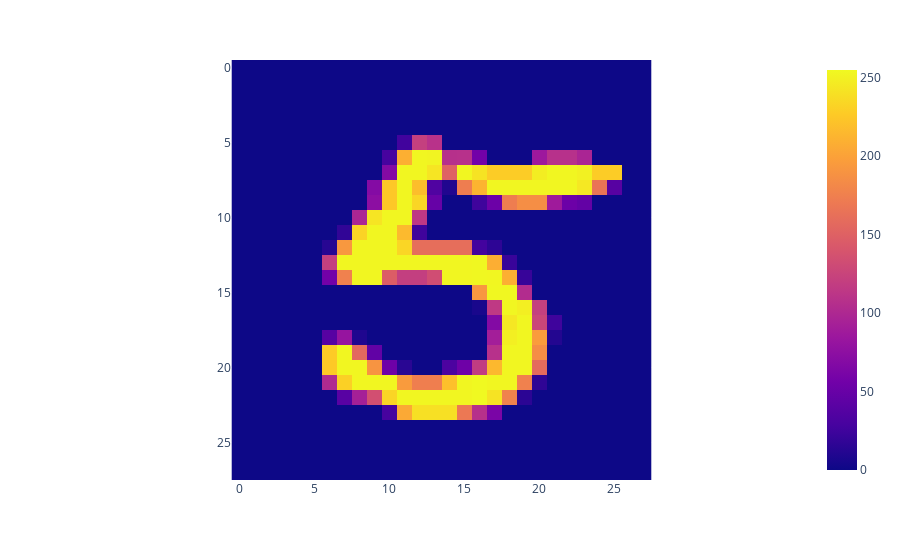
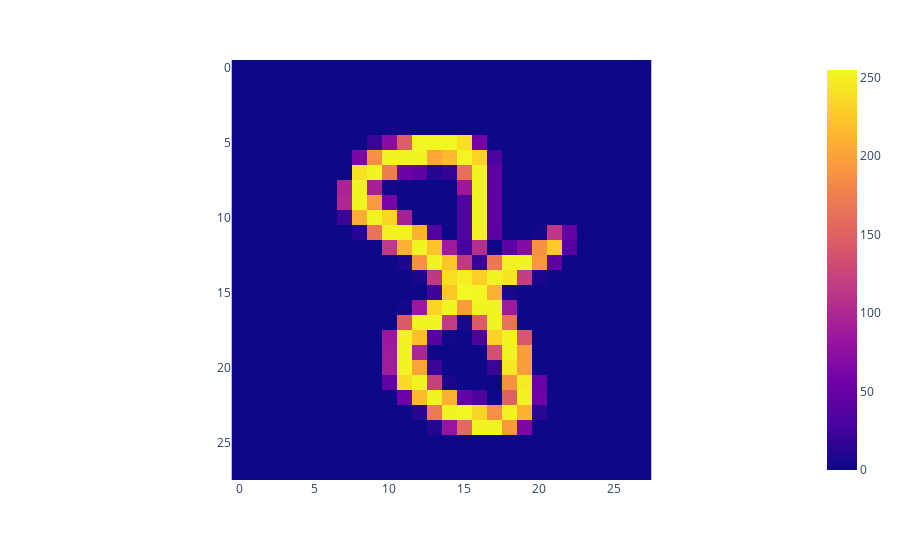
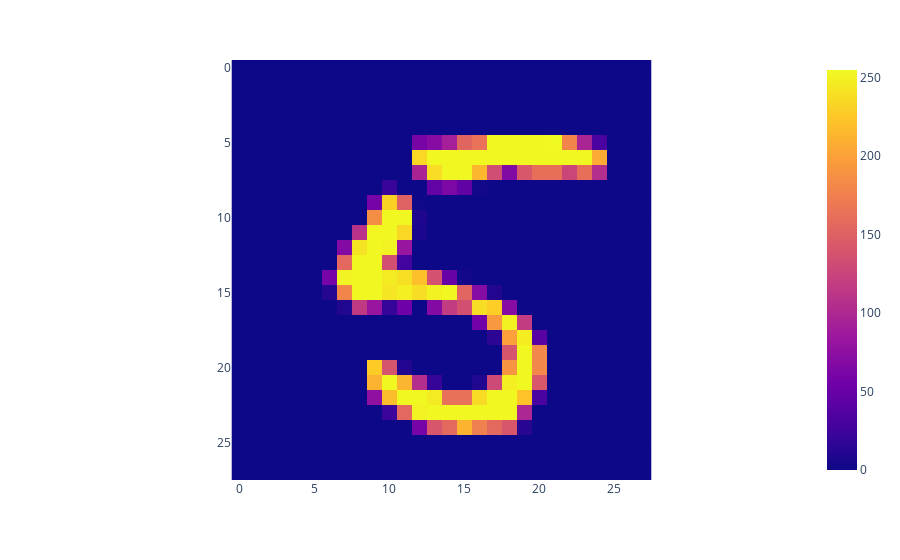
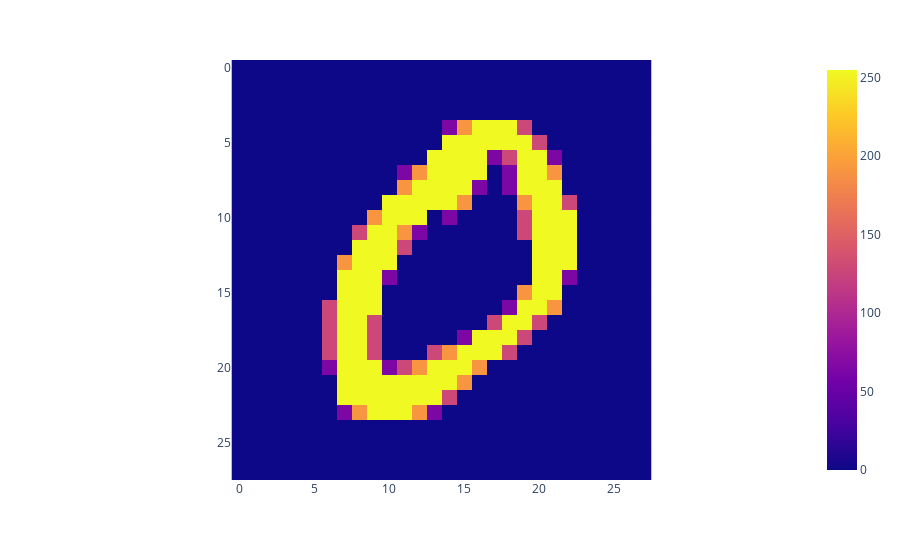

Notebook code cell kept with these figures, in order:
### Code cell
for i in range(10):
    px.imshow(X[i].reshape(28, 28)).show(height=60)

### Figure 1 — Plotly figure (JSON) as saved in the notebook; plotly's stock layout.template omitted (floating-point values rounded to 4 significant figures; data arrays with more than 128 entries replaced by an {"elided": "..."} marker saying what was removed)
{"data": [{"coloraxis": "coloraxis", "hovertemplate": "x: %{x}<br>y: %{y}<br>color: %{z}<extra></extra>", "name": "0", "type": "heatmap", "xaxis": "x", "yaxis": "y", "z": {"elided": "28x28 int values"}}], "layout": {"coloraxis": {"colorscale": [[0, "#0d0887"], [0.1111, "#46039f"], [0.2222, "#7201a8"], [0.3333, "#9c179e"], [0.4444, "#bd3786"], [0.5556, "#d8576b"], [0.6667, "#ed7953"], [0.7778, "#fb9f3a"], [0.8889, "#fdca26"], [1, "#f0f921"]]}, "margin": {"t": 60}, "xaxis": {"anchor": "y", "constrain": "domain", "domain": [0, 1], "scaleanchor": "y"}, "yaxis": {"anchor": "x", "autorange": "reversed", "constrain": "domain", "domain": [0, 1]}}}

### Figure 2 — Plotly figure (JSON) as saved in the notebook; plotly's stock layout.template omitted (floating-point values rounded to 4 significant figures; data arrays with more than 128 entries replaced by an {"elided": "..."} marker saying what was removed)
{"data": [{"coloraxis": "coloraxis", "hovertemplate": "x: %{x}<br>y: %{y}<br>color: %{z}<extra></extra>", "name": "0", "type": "heatmap", "xaxis": "x", "yaxis": "y", "z": {"elided": "28x28 int values"}}], "layout": {"coloraxis": {"colorscale": [[0, "#0d0887"], [0.1111, "#46039f"], [0.2222, "#7201a8"], [0.3333, "#9c179e"], [0.4444, "#bd3786"], [0.5556, "#d8576b"], [0.6667, "#ed7953"], [0.7778, "#fb9f3a"], [0.8889, "#fdca26"], [1, "#f0f921"]]}, "margin": {"t": 60}, "xaxis": {"anchor": "y", "constrain": "domain", "domain": [0, 1], "scaleanchor": "y"}, "yaxis": {"anchor": "x", "autorange": "reversed", "constrain": "domain", "domain": [0, 1]}}}

### Figure 3 — Plotly figure (JSON) as saved in the notebook; plotly's stock layout.template omitted (floating-point values rounded to 4 significant figures; data arrays with more than 128 entries replaced by an {"elided": "..."} marker saying what was removed)
{"data": [{"coloraxis": "coloraxis", "hovertemplate": "x: %{x}<br>y: %{y}<br>color: %{z}<extra></extra>", "name": "0", "type": "heatmap", "xaxis": "x", "yaxis": "y", "z": {"elided": "28x28 int values"}}], "layout": {"coloraxis": {"colorscale": [[0, "#0d0887"], [0.1111, "#46039f"], [0.2222, "#7201a8"], [0.3333, "#9c179e"], [0.4444, "#bd3786"], [0.5556, "#d8576b"], [0.6667, "#ed7953"], [0.7778, "#fb9f3a"], [0.8889, "#fdca26"], [1, "#f0f921"]]}, "margin": {"t": 60}, "xaxis": {"anchor": "y", "constrain": "domain", "domain": [0, 1], "scaleanchor": "y"}, "yaxis": {"anchor": "x", "autorange": "reversed", "constrain": "domain", "domain": [0, 1]}}}

### Figure 4 — Plotly figure (JSON) as saved in the notebook; plotly's stock layout.template omitted (floating-point values rounded to 4 significant figures; data arrays with more than 128 entries replaced by an {"elided": "..."} marker saying what was removed)
{"data": [{"coloraxis": "coloraxis", "hovertemplate": "x: %{x}<br>y: %{y}<br>color: %{z}<extra></extra>", "name": "0", "type": "heatmap", "xaxis": "x", "yaxis": "y", "z": {"elided": "28x28 int values"}}], "layout": {"coloraxis": {"colorscale": [[0, "#0d0887"], [0.1111, "#46039f"], [0.2222, "#7201a8"], [0.3333, "#9c179e"], [0.4444, "#bd3786"], [0.5556, "#d8576b"], [0.6667, "#ed7953"], [0.7778, "#fb9f3a"], [0.8889, "#fdca26"], [1, "#f0f921"]]}, "margin": {"t": 60}, "xaxis": {"anchor": "y", "constrain": "domain", "domain": [0, 1], "scaleanchor": "y"}, "yaxis": {"anchor": "x", "autorange": "reversed", "constrain": "domain", "domain": [0, 1]}}}
